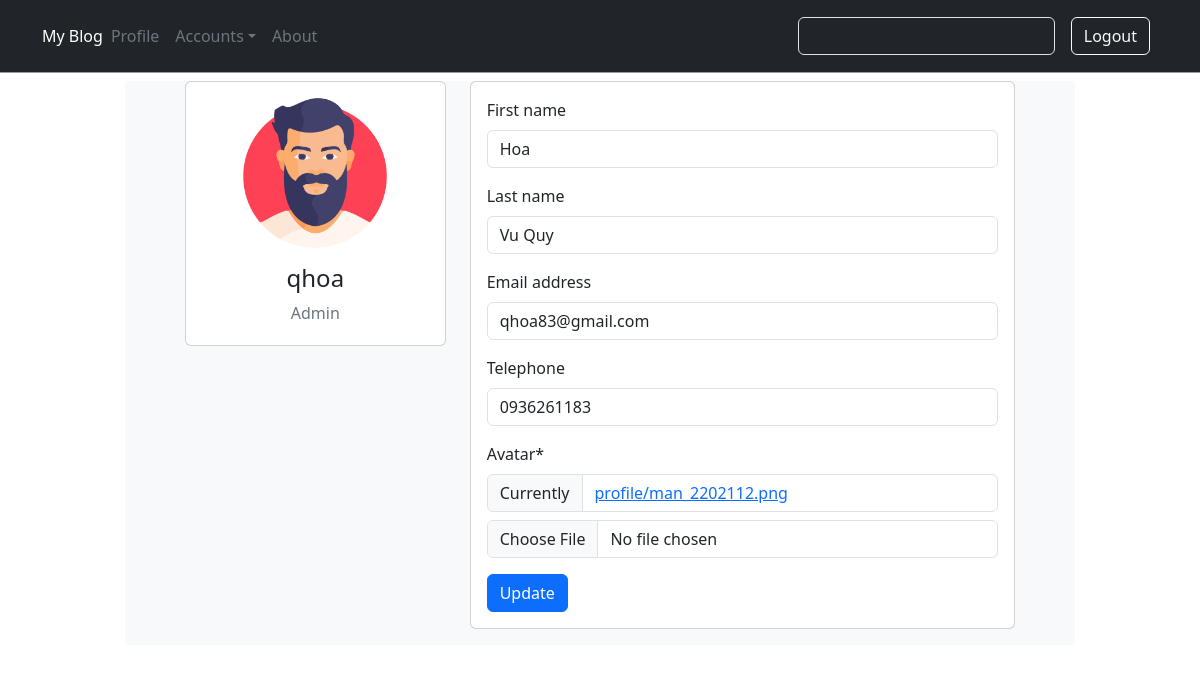
Page /profile/1/update/ (signed in) on the committed database.
### blog/models.py (models this page shows)
class User(AbstractUser):
    age = models.IntegerField(null=True, blank=True)
    telephone = models.CharField(max_length=15, blank=True, null=True)
    birthday = models.DateField(null=True)
    avatar = models.ImageField(default='default.jpg', upload_to='profile/')

### blog/views.py (the view)
# urls.py: path('profile/<int:id>/update/', views.profile_update, name='profile_update'),
def profile_update(request, id):
    if id != request.user.id:
        return redirect('home')
    else:
        profile = get_object_or_404(User, id=id)
        if request.method == 'GET':
            context = {'form': ProfileUpdateForm(instance=profile), 'id': id}
            return render(request,'profile_update.html', context)
        elif request.method == 'POST':
            form = ProfileUpdateForm(request.POST, request.FILES, instance=profile)
            if form.is_valid():
                form.save()
                return redirect('profile')
        else:
            return render(request,'profile_update.html', context)

### blog/forms.py
class ProfileUpdateForm(ModelForm):
    class Meta:
        model = User
        fields = ['first_name', 'last_name', 'email', 'telephone', 'avatar']

### blog/templates/profile_update.html (shortened to what this page needs)
{% extends 'master size.html' %}
{% load crispy_forms_tags %}
{% block content %}
<div class="container">
  <div class="main-body">
        <div class="row gutters-sm">
          <div class="col-md-4 mb-3">
            <div class="card">
              <div class="card-body">
                <div class="d-flex flex-column align-items-center text-center">
                  <img src="{{MEDIA_URL}}{{user.avatar}}" alt="Admin" class="rounded-circle" width="150">
                  <div class="mt-3">
                    <h4>{{user.username}}</h4>
                    {% if user.is_superuser %}
                    <p class="text-secondary mb-1">Admin</p>
                    {% else %}
                    <p class="text-secondary mb-1">User</p>
                    {% endif %}
                  </div>
                </div>
              </div>
            </div>
          </div>
          <div class="col-md-8">
            <div class="card mb-3">
              <div class="card-body">
                <form action="" method="post" enctype="multipart/form-data">
                <div class="row">
                  {{ form|crispy }}
                </div>
                <div class="row">
                  <div class="col-sm-12">
                    <input class="btn btn-primary" type="submit" value="Update">
                  </div>
                </div>
              </form>
              </div>
            </div>
          </div>
        </div>
      </div>
  </div>
{% endblock %}

### blog/static/css/base.css (style rules this page uses)
body { font-family: 'Source Sans Pro', sans-serif; font-size: 18px; }

### blog/static/css/sidebars.css (style rules this page uses)
body { min-height: 100vh; min-height: -webkit-fill-available; }
html { height: -webkit-fill-available; }

### rows in the picture
User: avatar (picture), username "qhoa", first_name "Hoa", last_name "Vu Quy", email "qhoa83@gmail.com", telephone "0936261183"
